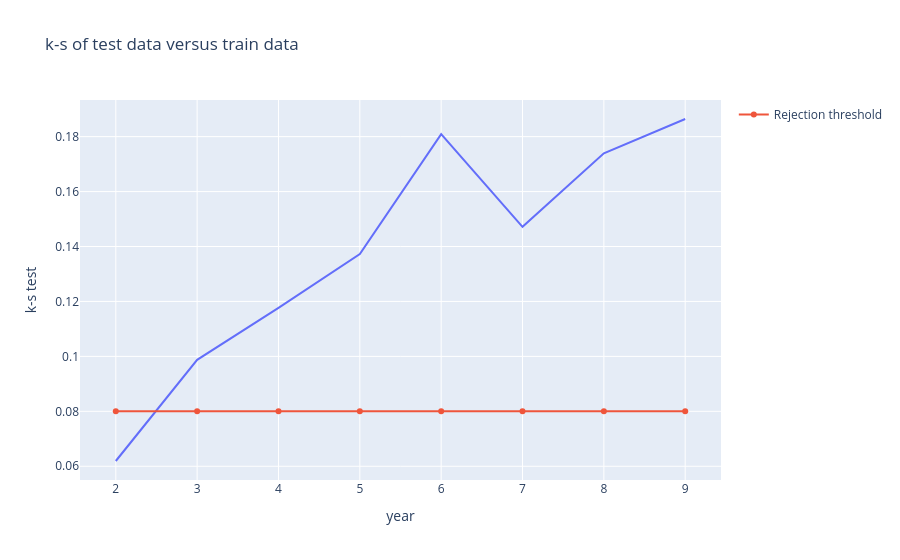

Write notebook code for a chart like this one.
### Markdown cell above
To further analyse this drift, you can calculate the difference between the distribution of the new test data and the distribution of the training data. Here, the Kolmogorov-Smirnov test is used on a reduced version of the MNIST dataset. The image data is reduced to 4 dimensions using PCA, then the k-s test is run for each dimension and the mean of the resulted stats for each dimension is returned. The rejection threshold is set arbitrarily at 8%. If the statistic is above 8%, we can reject the hypothesis that the 2 samples come from the same distribution.

### Code cell
years=np.arange(2,10)

n_components=4
rejection_threshold=0.08

Test=[]

for year in years :

    max_digit=year

    indices=np.where(test_y<max_digit+1)
    test=test_X[indices]/256
    test=test.reshape((test.shape[0],test.shape[1]*test.shape[2]))
    true_y=test_y[indices]
    true_y[true_y!=1]=0

    test_indices=np.random.choice(test.shape[0], test_size, replace=False)

    test=test[test_indices]
    pca = PCA(n_components=n_components)

    combined_data=np.vstack([X, test])
    transformed_data = pca.fit_transform(combined_data)

    X_reduced=transformed_data[:X.shape[0]]
    test_reduced=transformed_data[X.shape[0]:]

    mean_ks_stat=0

    for i in range(n_components):
        ks_stat, p_value = ks_2samp(X_reduced[:,i], test_reduced[:,i])
        mean_ks_stat=mean_ks_stat+ks_stat

    mean_ks_stat=mean_ks_stat/n_components

    Test=Test+[mean_ks_stat]

figure = px.line({'year':years,'k-s test':Test, "threshold":rejection_threshold}, x='year', y='k-s test', title="k-s of test data versus train data")
figure.add_trace(go.Scatter(x=years,y=rejection_threshold*np.ones(years.shape[0]), name = "Rejection threshold"))
figure.show()

### Figure 1 — Plotly figure (JSON) as saved in the notebook; plotly's stock layout.template omitted (floating-point values rounded to 4 significant figures)
{"data": [{"hovertemplate": "year=%{x}<br>k-s test=%{y}<extra></extra>", "legendgroup": "", "line": {"color": "#636efa", "dash": "solid"}, "marker": {"symbol": "circle"}, "mode": "lines", "name": "", "orientation": "v", "showlegend": false, "x": [2, 3, 4, 5, 6, 7, 8, 9], "xaxis": "x", "y": [0.06192, 0.09875, 0.1177, 0.1372, 0.1809, 0.1472, 0.1739, 0.1864], "yaxis": "y", "type": "scatter"}, {"name": "Rejection threshold", "x": [2, 3, 4, 5, 6, 7, 8, 9], "y": [0.08, 0.08, 0.08, 0.08, 0.08, 0.08, 0.08, 0.08], "type": "scatter"}], "layout": {"xaxis": {"anchor": "y", "domain": [0, 1], "title": {"text": "year"}}, "yaxis": {"anchor": "x", "domain": [0, 1], "title": {"text": "k-s test"}}, "legend": {"tracegroupgap": 0}, "title": {"text": "k-s of test data versus train data"}}}
